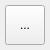
<?xml version="1.0" encoding="UTF-8"?>
<ui version="4.0">
 <class>AccountButtonClass</class>
 <widget class="QWidget" name="AccountButtonClass">
  <property name="geometry">
   <rect>
    <x>0</x>
    <y>0</y>
    <width>50</width>
    <height>50</height>
   </rect>
  </property>
  <property name="minimumSize">
   <size>
    <width>0</width>
    <height>0</height>
   </size>
  </property>
  <property name="windowTitle">
   <string>AccountButton</string>
  </property>
  <layout class="QHBoxLayout" name="horizontalLayout">
   <property name="margin">
    <number>3</number>
   </property>
   <item>
    <widget class="QToolButton" name="toolButton">
     <property name="minimumSize">
      <size>
       <width>40</width>
       <height>40</height>
      </size>
     </property>
     <property name="text">
      <string>...</string>
     </property>
    </widget>
   </item>
  </layout>
 </widget>
 <layoutdefault spacing="6" margin="11"/>
 <resources/>
 <connections/>
</ui>
